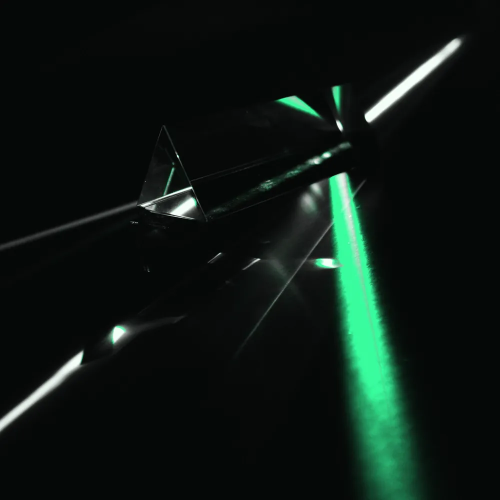
#> input picture designs/34/assets/photo/prism-mint.webp, 1000 x 1000 px, given in place of earthrise.jpg, which was not available (shown at 1/2 size); the run also reads 1 picture not shown here
$ python process.py ../../../../34/assets/photo ../../../../38/assets/img/bust-gels-800.webp
#> lines starting #> are read from the running program, lines starting #| are printed output that depends on the picture; after the words box and inside, x2 and y2 are one past the last pixel; in counts of white or black regions, pixels touching at a corner belong together; pictures that were not available may be replaced by others from this repository, and a replacement may not be noted
"""Escape Vector image treatments. Usage: python process.py SRC_DIR OUT_DIR"""
import sys, os
import numpy as np
from PIL import Image, ImageDraw, ImageFilter, ImageOps

SRC, OUT = sys.argv[1], sys.argv[2]
os.makedirs(OUT, exist_ok=True)

INK = np.array([7, 7, 7], float)
INK2 = np.array([22, 19, 19], float)
BURN = np.array([243, 64, 70], float)
BURN_LO = np.array([165, 30, 39], float)
PAPER = np.array([249, 246, 245], float)
WHITE = np.array([255, 255, 255], float)
rng = np.random.default_rng(5405)


def load(n):
#> called with n = 'earthrise.jpg'
    return Image.open(os.path.join(SRC, n)).convert('RGB')
#> returned value is the input picture: PIL image 1000x1000 RGB; mean R, G, B 13.1, 24.2, 19.1


def lum(a):
    return (0.2126 * a[..., 0] + 0.7152 * a[..., 1] + 0.0722 * a[..., 2]) / 255.0
#> returned value: shape (1000, 1000) float64


def curve(l, lo=0.02, hi=0.98, gamma=1.0):
#> called with lo = 0.03, hi = 0.95, gamma = 1.1
    l = np.clip((l - lo) / (hi - lo), 0, 1)
    return l ** gamma


def ramp(l, stops):
    """stops: list of (pos, rgb)"""
    out = np.zeros(l.shape + (3,))
    for (p0, c0), (p1, c1) in zip(stops[:-1], stops[1:]):
        m = (l >= p0) & (l <= p1)
        t = ((l - p0) / max(p1 - p0, 1e-6))[m][:, None]
        out[m] = c0 * (1 - t) + c1 * t
    return out


def grain(a, amt=6.0):
    n = rng.normal(0, amt, a.shape[:2])[..., None]
    return a + n


def save(arr, name, sizes, alpha=None, q=82):
    img = Image.fromarray(np.clip(arr, 0, 255).astype(np.uint8))
    if alpha is not None:
        img.putalpha(Image.fromarray(np.clip(alpha * 255, 0, 255).astype(np.uint8)))
    for suffix, w in sizes:
        im = img
        if w and w < img.width:
            im = img.resize((w, round(img.height * w / img.width)), Image.LANCZOS)
        im.save(os.path.join(OUT, f"{name}{suffix}.webp"), 'WEBP', quality=q, method=6)
    return img


MONO = [(0, INK), (0.55, np.array([150, 147, 146.])), (1, WHITE)]
BURN_RAMP = [(0, INK), (0.35, BURN_LO), (0.7, BURN), (1, np.array([255, 236, 232.]))]

# 1. Earthrise: mono moon, Earth re-coloured as the single burn element.
a = np.asarray(load('earthrise.jpg')).astype(float)
l = curve(lum(a), 0.03, 0.95, 1.1)
mx, mn = a.max(-1), a.min(-1)
sat = (mx - mn) / (mx + 1)
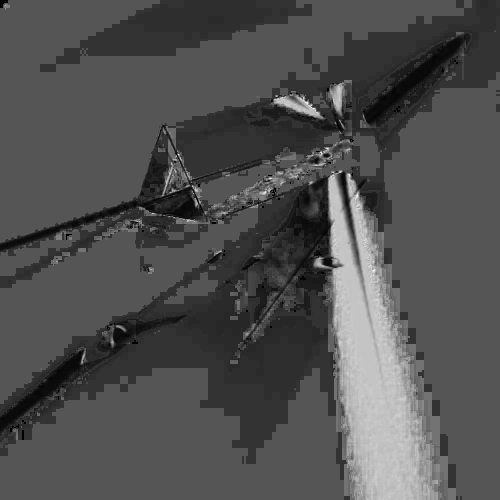
#> sat: shape (1000, 1000) float64 (shown at 1/2 size); min 0, max 0.994, mean 0.315
blue = (a[..., 2] - a[..., 0]) / 255
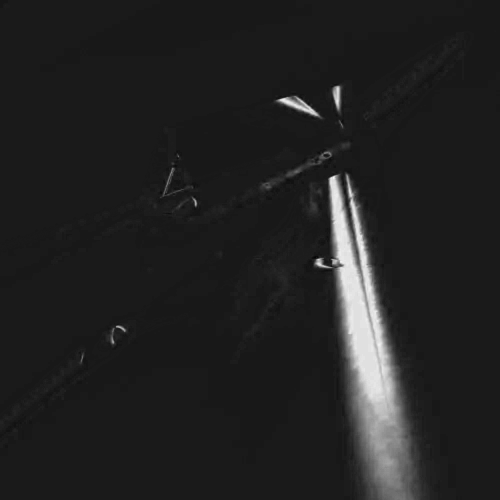
#> blue: shape (1000, 1000) float64 (shown at 1/2 size); min -0.0431, max 0.451, mean 0.0234; drawn with min black and max white
mask = np.clip((sat - 0.18) * 5, 0, 1) * np.clip(blue * 6, 0, 1)
mimg = Image.fromarray((mask * 255).astype(np.uint8)).filter(ImageFilter.MaxFilter(9)).filter(ImageFilter.GaussianBlur(5))
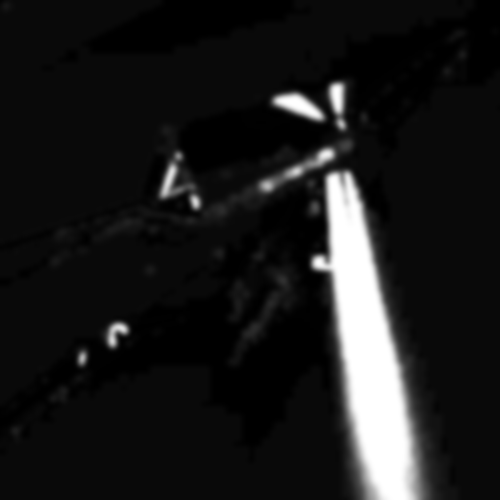
#> mimg: PIL image 1000x1000 L (shown at 1/2 size); min 0, max 255, mean 26.7
mask = np.asarray(mimg) / 255.0
# whole Earth disc incl. white clouds: dilate strongly but only in top half region
mono = ramp(l, MONO)
#> the loop in ramp, `for (p0, c0), (p1, c1) in zip(stops[:-1], stops[1:]):` made 2 passes
#> pass 1, in ramp, `m = (l >= p0) & (l <= p1)`:
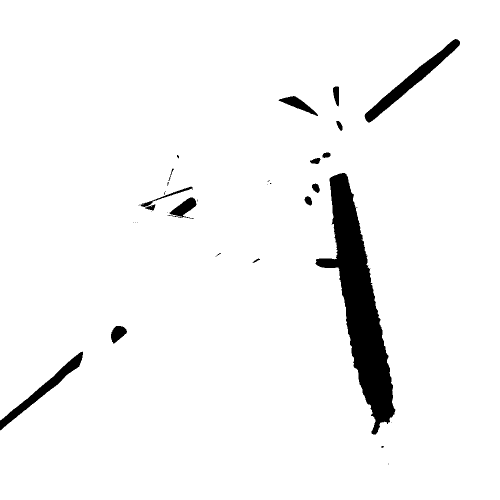
#> m: shape (1000, 1000) bool (shown at 1/2 size); 95.8% white; 34 black regions (17 under 20 px), largest, box (x1, y1, x2, y2) and area: (631, 346, 791, 869) 29139, (729, 78, 920, 245) 4888, (0, 703, 166, 861) 3581
burn = ramp(curve(lum(a), 0.0, 0.85, 0.8), BURN_RAMP)
#> in ramp (call 2), `out = np.zeros(l.shape + (3,))`: out: shape (1000, 1000, 3) float64; every value is 0
#> after the loop in ramp (call 2), `for (p0, c0), (p1, c1) in zip(stops[:-1], stops[1:]):`:
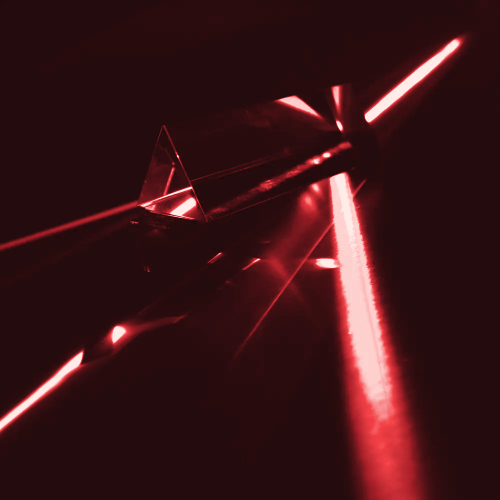
#> out: shape (1000, 1000, 3) float64 (shown at 1/2 size); mean of channels 0, 1, 2 59.6, 21.5, 23.7; drawn as R, G, B
out = mono * (1 - mask[..., None]) + burn * mask[..., None]
out = grain(out, 5)
#> in grain, `return a + n`:
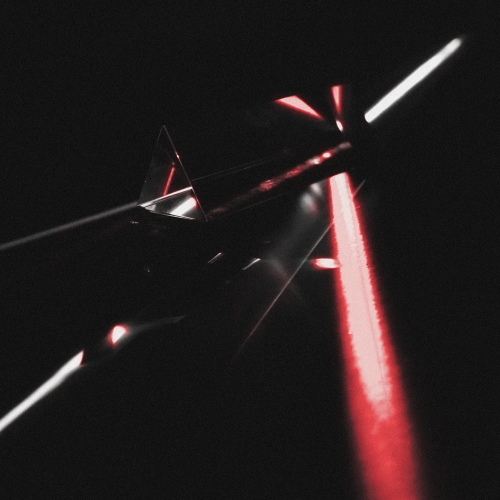
#> returned value: shape (1000, 1000, 3) float64 (shown at 1/2 size); mean of channels 0, 1, 2 27.7, 19, 19.3; drawn with min black and max white
H, W = out.shape[:2]
#> H = 1000; W = 1000
# crop to 16:9 keeping earth + horizon
ch = int(W * 9 / 16)
#> ch = 562
y0 = max(0, H - ch - 40)
#> y0 = 398
out = out[y0:y0 + ch]
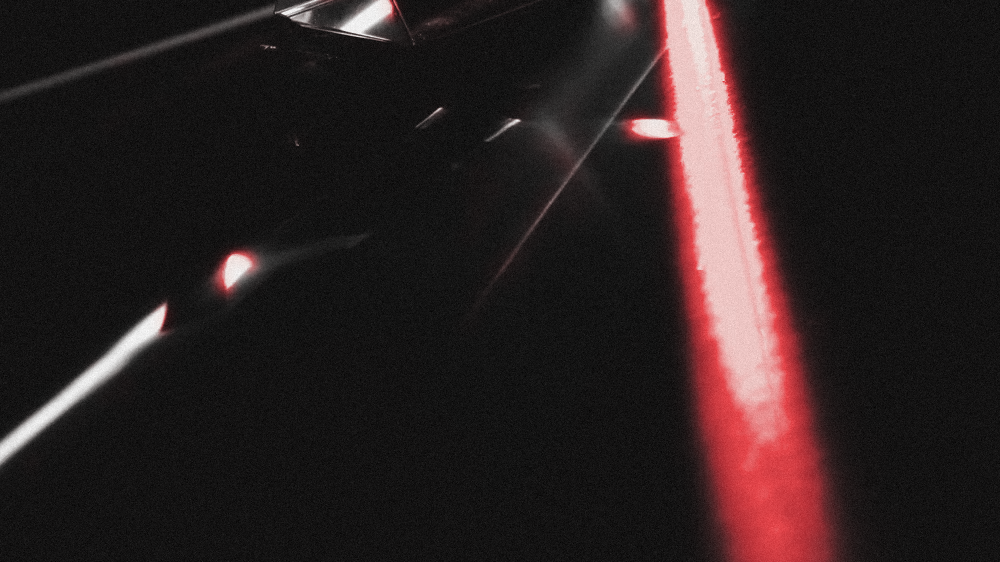
#> out: shape (562, 1000, 3) float64; mean of channels 0, 1, 2 35.2, 22.9, 23.3; drawn with min black and max white
save(out, 'hero-earthrise', [('', 2340), ('-1440', 1440), ('-720', 720)])

# 2. Far side of the Moon disc with alpha, mono with a burn rim on the lit edge.
m = load('farside.jpg')
#> (the run stopped early here; a loop or call above may not have finished)
